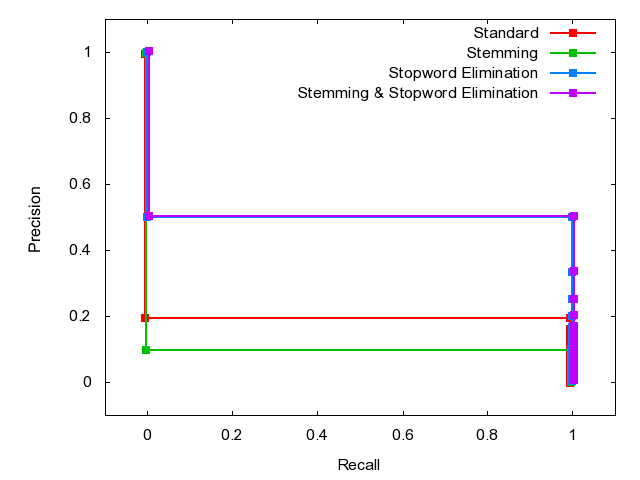

Write the gnuplot code that produced this figure.

	set terminal png
	set output 'Q50.png'
	set ylabel 'Precision'
	set xlabel 'Recall'
	set xrange [-0.1:1.1]
	set yrange [-0.1:1.1]
	plot 'Q50.dat' index 0 using 1:2 w linespoints lw 2 pt 5 title 'Standard', \
'Q50.dat' index 1 using 1:2 w linespoints lw 2 pt 5 title 'Stemming', \
'Q50.dat' index 2 using 1:2 w linespoints lw 2 pt 5 title 'Stopword Elimination', \
'Q50.dat' index 3 using 1:2 w linespoints lw 2 pt 5 title 'Stemming & Stopword Elimination'
